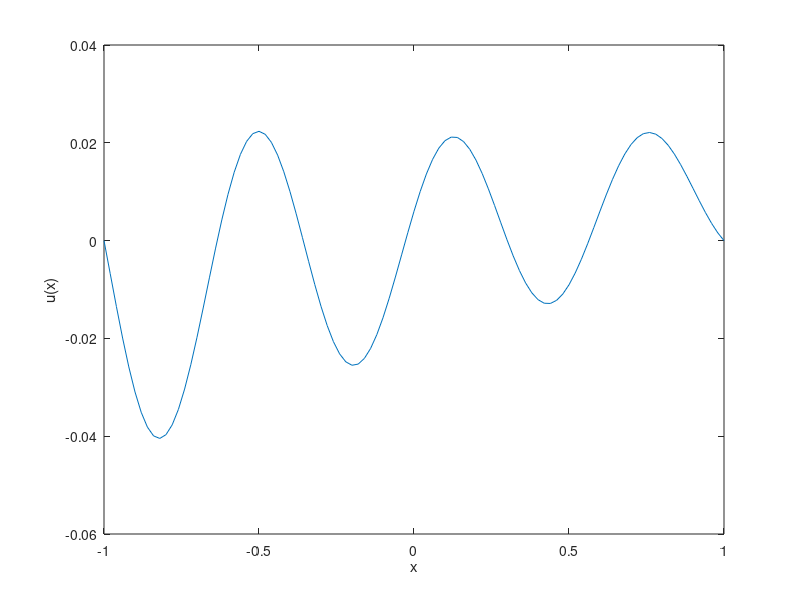

Write MATLAB code to recreate this figure.
%% Finite difference method
x_0 = -1;  %startpoint
x_n = 1; % end points
k= 100; % number of spaces
n=k+1;  % number of points
h=(x_n-x_0)/k; % width of points

u_0 = 0; % dirichlet BC
u_n = 0; % dirichlet BC

x=(x_0:h:x_n)'; % vector x 

%% Create D2 to approx u''
e=ones(n,1);
D2 = spdiags([e -2*e e], -1:1, n, n);
D2=(1/h^2)*D2;

%% Create D1 to approx u'
e=ones(n,1);
D1=spdiags([-e zeros(n,1) e], -1:1, n, n);
D1=(2*h)^(-1)*D1;

%% Update matrix
D= D2 + D1 +100*eye(n);
%input Dirichlet BCs
D(1,:)=0; 
D(1,1)=1;
D(end, end-1)=0;
D(end,end) = 1;

f= @(x) x; %sample function

g= @(x) [u_0; f(x(2:end-1)); u_n]; %apply diriclet BC

%solve for u
u=D\g(x);

plot(x,u)
xlabel('x') 
ylabel('u(x)')
shg
